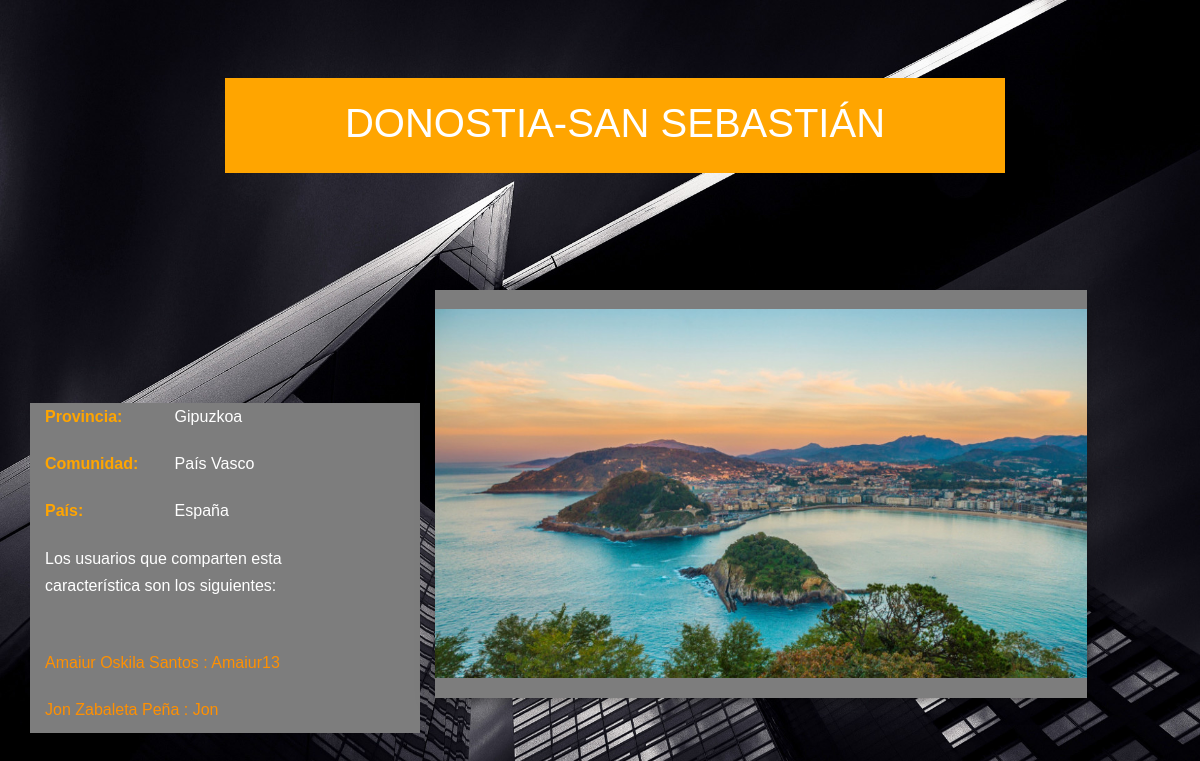
/ciudad/1/, run on the app's committed database.
### appRedSocial/models.py (models this page shows, shortened)
class Ciudad(models.Model):
 nombreCiudad = models.CharField( max_length=25)
 provincia = models.CharField(max_length=40)
 comunidad = models.CharField(max_length=40)
 pais = models.CharField(max_length=40)
 foto = models.ImageField(upload_to='img/', null=True, blank=True)

class Usuario(models.Model):
 nombreUsuario = models.CharField( max_length=40, primary_key=True)
 contraseña = models.CharField( max_length=8, default='contraseña')
 estadoCivil = models.ForeignKey(EstadoCivil, on_delete=models.CASCADE)
 aficiones = models.ManyToManyField(Aficion, default=[0])#null=False, blank=False
 nombre = models.CharField(max_length=40)
 apellidoUno = models.CharField(max_length=40)
 apellidoDos = models.CharField(max_length=40)
 telefono = models.IntegerField(default=0)
 fecha_nacimiento = models.DateField()
 ciudad = models.ForeignKey(Ciudad, on_delete=models.CASCADE)
 fotoPerfil = models.ImageField(upload_to='img/',blank=True, null=True)
 descripcion = models.CharField(max_length=250)
 sobreMi = models.TextField(null=True, blank=True)
 email = models.EmailField(max_length = 100)
 fotoDescripcion = models.ImageField(upload_to='img/', null=True, blank=True)
 segidos = models.ManyToManyField("self")
 segidores = models.ManyToManyField("self")

### appRedSocial/views.py (the view)
# urls.py: path('ciudad/<int:ciudad_id>/', views.ciudad, name='ciudad'),
def ciudad(request, ciudad_id):
	ciudad = get_object_or_404(Ciudad, pk=ciudad_id)
	usuarios= get_list_or_404(Usuario.objects.order_by('nombreUsuario'))
	usuarioSeleccionado = list()
	for usuario in usuarios:
		if (usuario.ciudad.id == ciudad.id):
			usuarioSeleccionado.append(usuario)
	context = {'ciudad': ciudad, 'usuarioSeleccionado': usuarioSeleccionado}
	return render(request, 'ciudad.html', context)

### appRedSocial/templates/ciudad.html (shortened to what this page needs)
{% extends "base.html" %}
{% block styles %}
{% load static %}
<link rel="stylesheet" href="{% static 'css/animate.css' %}">
<link rel="stylesheet" href="{% static 'css/icomoon.css' %}">
<link rel="stylesheet" href="{% static 'css/bootstrap.css' %}">
<link rel="stylesheet" href="{% static 'css/style.css' %}">
<link rel="stylesheet" href="{% static 'css/imagenFondoCiudad.css' %}">
{% endblock %}
{% block content %}
<div id="page">
	<div id="fh5co-about" class="animate-box">
		<div class="container">
			<div class="row">
				<div class="col-md-8 col-md-offset-2 text-center fh5co-heading nn">
					<h2>{{ ciudad.nombreCiudad }}</h2>
				</div>
			</div>
			<div class="row">
				<div class="col-md-4-b">
					<ul class="info">
						<li><span class="first-block">Provincia:</span><span class="second-block">{{ ciudad.provincia }}</span></li>
						<li><span id="paisvasco" class="first-block">Comunidad:</span><span class="second-block">{{ ciudad.comunidad }}</span></li>
						<li><span class="first-block">País:</span><span class="second-block">{{ ciudad.pais }}</span></li>
						<li><p>Los usuarios que comparten esta característica son los siguientes: </p></li>
						{%if usuarioSeleccionado %}
							{%for usu in usuarioSeleccionado %}
								<li><a href="{% url 'perfil' usu.nombreUsuario %}">{{usu.nombre}} {{usu.apellidoUno}} {{usu.apellidoDos}} : {{usu.nombreUsuario}} </a></li>
							{% endfor %}
						{% endif %}
					</ul>
				</div>
				<div class="col-md-7 contenedor">
					<img class="borderedpicture" src="{% static ciudad.foto.name %}" alt=""/>
				</div>
			</div>
		</div>
	</div>
</div>
{% endblock %}

### appRedSocial/static/css/style.css (style rules this page uses)
body { font-family: "Space Mono", Arial, serif; font-weight: 400; font-size: 16px; line-height: 1.7; color: #4d4d4d; background: #fff; }
#page { position: relative; overflow-x: hidden; width: 100%; height: 100%; -webkit-transition: 0.5s; -o-transition: 0.5s; transition: 0.5s; }
a { color: #FF9000; -webkit-transition: 0.5s; -o-transition: 0.5s; transition: 0.5s; }
p { margin-bottom: 30px; }
h1, h2, h3, h4, h5, h6, figure { color: #000; font-family: "Space Mono", Arial, serif; font-weight: 400; margin: 0 0 20px 0; }
#fh5co-about, #fh5co-resume, #fh5co-skills, #fh5co-started, #fh5co-work, #fh5co-blog, #fh5co-pricing, #fh5co-contact { padding: 3em 0; clear: both; }
.info { margin: 0; padding: 0; width: 90%; float: left; }
.info li { width: 100%; float: left; list-style: none; padding: 10px 0; }
.info li:first-child { padding-top: 0; }
.info li .first-block { width: 40%; display: inline-block; float: left; color: orange; font-weight: bold; }
.info li .second-block { width: 60%; display: inline-block; color: white; }
#fh5co-about h2 { color: white; text-transform: uppercase; }
#fh5co-about p { color: white; }
.fh5co-heading { margin-bottom: 5em; }
.fh5co-heading h2 { font-size: 40px; margin-bottom: 20px; line-height: 1.5; color: orange; }
.row { padding-top: 30px; }
.borderedpicture { background-color: #7d7d7d; display: block; width: 100%; max-width: 100%; height: auto; padding: 3% 0 3% 0; margin: 1% 0 1% 0; box-shadow: 0 4px 8px 0 rgba(0, 0, 0, 0.2), 0 6px 20px 0 rgba(0, 0, 0, 0.19); }
.nn { background-color: orange; padding-top: 15px; }

### data on the page
Ciudad: nombreCiudad "DONOSTIA-SAN SEBASTIÁN", provincia "Gipuzkoa", comunidad "País Vasco", pais "España", foto (picture)
Usuario: nombre "Amaiur", apellidoUno "Oskila", apellidoDos "Santos", nombreUsuario "Amaiur13"
Usuario: nombre "Jon", apellidoUno "Zabaleta", apellidoDos "Peña", nombreUsuario "Jon"
